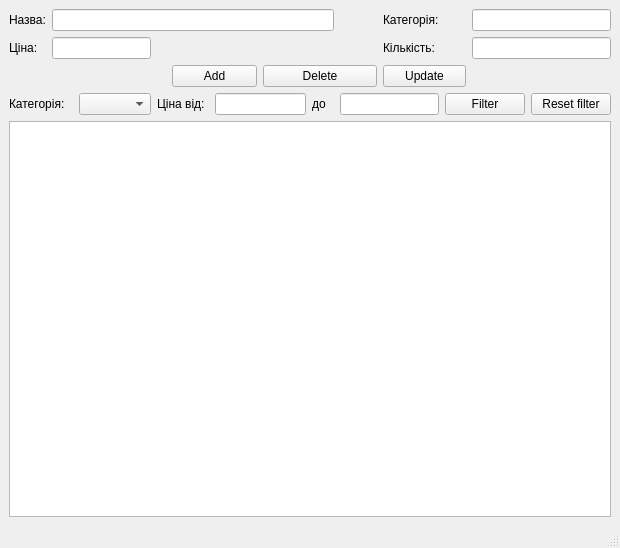
<?xml version="1.0" encoding="UTF-8"?>
<ui version="4.0">
 <class>MainWindow</class>
 <widget class="QMainWindow" name="MainWindow">
  <property name="geometry">
   <rect>
    <x>0</x>
    <y>0</y>
    <width>620</width>
    <height>548</height>
   </rect>
  </property>
  <property name="windowTitle">
   <string>MainWindow</string>
  </property>
  <widget class="QWidget" name="centralwidget">
   <layout class="QGridLayout" name="gridLayout">
    <item row="0" column="0">
     <widget class="QLabel" name="label">
      <property name="text">
       <string>Назва:</string>
      </property>
     </widget>
    </item>
    <item row="0" column="1" colspan="7">
     <widget class="QLineEdit" name="field_Name"/>
    </item>
    <item row="0" column="9" colspan="2">
     <widget class="QLabel" name="label_3">
      <property name="text">
       <string>Категорія:</string>
      </property>
     </widget>
    </item>
    <item row="0" column="11" colspan="2">
     <widget class="QLineEdit" name="field_Category"/>
    </item>
    <item row="1" column="0">
     <widget class="QLabel" name="label_2">
      <property name="text">
       <string>Ціна:</string>
      </property>
     </widget>
    </item>
    <item row="1" column="1" colspan="2">
     <widget class="QLineEdit" name="field_Price"/>
    </item>
    <item row="1" column="9">
     <widget class="QLabel" name="label_4">
      <property name="text">
       <string>Кількість: </string>
      </property>
     </widget>
    </item>
    <item row="1" column="11" colspan="2">
     <widget class="QLineEdit" name="field_Count"/>
    </item>
    <item row="2" column="0" colspan="4">
     <spacer name="horizontalSpacer_2">
      <property name="orientation">
       <enum>Qt::Orientation::Horizontal</enum>
      </property>
      <property name="sizeHint" stdset="0">
       <size>
        <width>174</width>
        <height>20</height>
       </size>
      </property>
     </spacer>
    </item>
    <item row="2" column="4" colspan="2">
     <widget class="QPushButton" name="pushButton_Add">
      <property name="text">
       <string>Add</string>
      </property>
     </widget>
    </item>
    <item row="2" column="6" colspan="3">
     <widget class="QPushButton" name="pushButton_Delete">
      <property name="text">
       <string>Delete</string>
      </property>
     </widget>
    </item>
    <item row="2" column="9" colspan="2">
     <widget class="QPushButton" name="pushButton_Update">
      <property name="text">
       <string>Update</string>
      </property>
     </widget>
    </item>
    <item row="2" column="11" colspan="2">
     <spacer name="horizontalSpacer_3">
      <property name="orientation">
       <enum>Qt::Orientation::Horizontal</enum>
      </property>
      <property name="sizeHint" stdset="0">
       <size>
        <width>139</width>
        <height>20</height>
       </size>
      </property>
     </spacer>
    </item>
    <item row="3" column="0" colspan="2">
     <widget class="QLabel" name="label_5">
      <property name="text">
       <string>Категорія:</string>
      </property>
     </widget>
    </item>
    <item row="3" column="2">
     <widget class="QComboBox" name="comboBox_Category"/>
    </item>
    <item row="3" column="3" colspan="2">
     <widget class="QLabel" name="label_6">
      <property name="text">
       <string>Ціна від:</string>
      </property>
     </widget>
    </item>
    <item row="3" column="5" colspan="2">
     <widget class="QLineEdit" name="lineEdit_Price_from"/>
    </item>
    <item row="3" column="7">
     <widget class="QLabel" name="label_7">
      <property name="text">
       <string>до</string>
      </property>
     </widget>
    </item>
    <item row="3" column="8" colspan="2">
     <widget class="QLineEdit" name="lineEdit_Price_to"/>
    </item>
    <item row="3" column="10" colspan="2">
     <widget class="QPushButton" name="pushButton_Filter">
      <property name="text">
       <string>Filter</string>
      </property>
     </widget>
    </item>
    <item row="3" column="12">
     <widget class="QPushButton" name="pushButton_ResetFilter">
      <property name="text">
       <string>Reset filter</string>
      </property>
     </widget>
    </item>
    <item row="4" column="0" colspan="13">
     <widget class="QTableView" name="tableView_">
      <property name="sortingEnabled">
       <bool>true</bool>
      </property>
     </widget>
    </item>
   </layout>
  </widget>
  <widget class="QMenuBar" name="menubar">
   <property name="geometry">
    <rect>
     <x>0</x>
     <y>0</y>
     <width>620</width>
     <height>25</height>
    </rect>
   </property>
  </widget>
  <widget class="QStatusBar" name="statusbar"/>
 </widget>
 <resources/>
 <connections/>
</ui>
